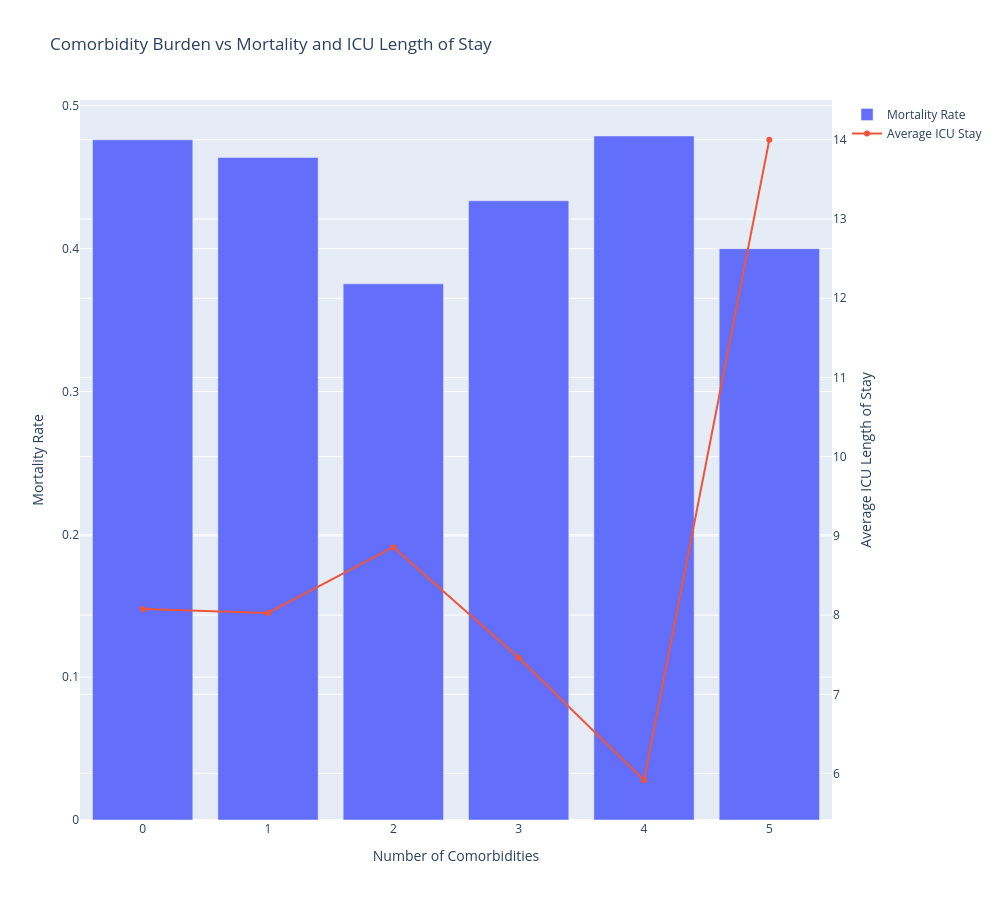

Notebook code cell kept with this figure:
### Markdown cell above
**<h3 style="color:darkgreen;">3.2 Comorbidity Burden VS ICU Length of Stay and Mortality Rate**
</h3>

**Goal:** To analyze whether the presence of multiple comorbidities in sepsis patients is associated with an increase in mortality rate and longer ICU length of stay.

### Code cell
# Assigning the columns to a variable
comorb_cols = [
    'solid_organ_cancer',
    'hematological_diseases',
    'hypertension',
    'heart_diseases',
    'diabetes_mellitus',
    'chronic_renal_failure',
    'neurological_diseases',
    'copd_asthma'
]

# Count comorbidities
df['comorbidity_count'] = df[comorb_cols].sum(axis=1)

# Computing the Mortality rate
mortality_rate = df.groupby('comorbidity_count')['mortality'].apply(
    lambda x: (x == 'Expired').mean()
)

# Computing the average length of stay
los_mean = df.groupby('comorbidity_count')['length_of_stay_in_intensive_care'].mean()

# Generating dataframe by Combining the Results
df_analysis = pd.DataFrame({
    'Mortality Rate': mortality_rate,
    'Average ICU Stay': los_mean
}).reset_index()

# Generating Canvas
fig = go.Figure()

# Mortality Rate (Bar)
fig.add_trace(
    go.Bar(
        x=df_analysis['comorbidity_count'],
        y=df_analysis['Mortality Rate'],
        name='Mortality Rate'
    )
)

# ICU Length of Stay (Line)
fig.add_trace(
    go.Scatter(
        x=df_analysis['comorbidity_count'],
        y=df_analysis['Average ICU Stay'],
        name='Average ICU Stay',
        yaxis='y2',
        mode='lines+markers'
    )
)

# Configuring The Layout
fig.update_layout(
    title='Comorbidity Burden vs Mortality and ICU Length of Stay',
    xaxis_title='Number of Comorbidities',
    yaxis=dict(title='Mortality Rate'),
    yaxis2=dict(
        title='Average ICU Length of Stay',
        overlaying='y',
        side='right'
    ),
# Adjusting Chart Size    
    width=1000,
    height=900
)

# Displaying the Visualization
fig.show()

### Figure 1 — Plotly figure (JSON) as saved in the notebook; plotly's stock layout.template omitted (floating-point values rounded to 4 significant figures)
{"data": [{"name": "Mortality Rate", "type": "bar", "x": [0.0, 1.0, 2.0, 3.0, 4.0, 5.0], "y": [0.4762, 0.4638, 0.3754, 0.4335, 0.4789, 0.4]}, {"mode": "lines+markers", "name": "Average ICU Stay", "type": "scatter", "x": [0.0, 1.0, 2.0, 3.0, 4.0, 5.0], "y": [8.076, 8.028, 8.857, 7.462, 5.915, 14.0], "yaxis": "y2"}], "layout": {"height": 900, "title": {"text": "Comorbidity Burden vs Mortality and ICU Length of Stay"}, "width": 1000, "xaxis": {"title": {"text": "Number of Comorbidities"}}, "yaxis": {"title": {"text": "Mortality Rate"}}, "yaxis2": {"overlaying": "y", "side": "right", "title": {"text": "Average ICU Length of Stay"}}}}
